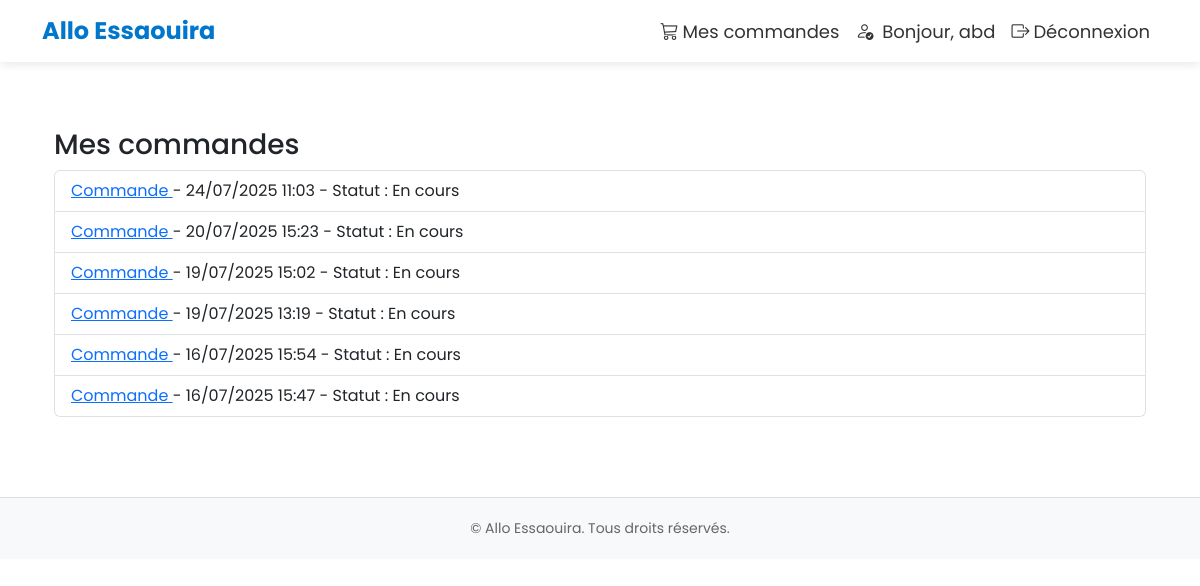
/orders/mes_commandes/ (signed in), run on the app's committed database.
### orders/models.py (models this page shows, shortened)
class Commande(models.Model):
    STATUT_CHOICES = [
        ('en_attente', 'En attente'),
        ('en_cours', 'En cours de livraison'),
        ('livree', 'Livrée'),
    ]
    client = models.ForeignKey(SignUpClient, on_delete=models.CASCADE, null=True, blank=True)
    adresse_livraison = models.CharField(max_length=255, blank=True, null=True)
    date_commande = models.DateTimeField(auto_now_add=True)
    statut = models.CharField(max_length=50, choices=STATUT_CHOICES, default="en_attente")

### orders/views.py (the view)
# urls.py: path('mes_commandes/', views.mes_commandes, name='mes_commandes'),
@login_required
def mes_commandes(request):
    try:
        client = SignUpClient.objects.get(user=request.user)
    except SignUpClient.DoesNotExist:
        return redirect('LoginClient')
    commandes = Commande.objects.filter(client=client).order_by('-date_commande')
    return render(request, 'mes_commandes.html', {'commandes': commandes})

### orders/templates/mes_commandes.html
{% extends 'base.html' %}
{% block content %}
<div class="container mt-5">
  <h3>Mes commandes</h3>
  {% if commandes %}
    <ul class="list-group">
      {% for commande in commandes %}
        <li class="list-group-item">
          <a href="{% url 'commande_detail' commande.id %}">Commande </a>
          - {{ commande.date_commande|date:"d/m/Y H:i" }}
          - Statut : {{ commande.statut }}
        </li>
      {% endfor %}
    </ul>
  {% else %}
    <p>Aucune commande pour le moment.</p>
  {% endif %}
</div>
{% endblock %}

### templates/base.html (shortened to what this page needs)
<!DOCTYPE html>
<html lang="fr">
<head>
  <link href="https://cdn.jsdelivr.net/npm/bootstrap@5.3.3/dist/css/bootstrap.min.css" rel="stylesheet">
  <link href="https://cdn.jsdelivr.net/npm/bootstrap-icons@1.10.5/font/bootstrap-icons.css" rel="stylesheet">
</head>
<body>
<nav class="navbar navbar-expand-lg fixed-top">
  <div class="container">
    <a class="navbar-brand" href="/">Allo Essaouira</a>
    <div class="collapse navbar-collapse" id="navbarNav">
      <ul class="navbar-nav ms-auto">
        {% if request.session.client_id or request.session.restaurant_id or request.session.livreur_id %}
          {% if request.session.client_id %}
          <li class="nav-item">
            <a class="nav-link" href="{% url 'mes_commandes' %}">
        <i class="bi bi-cart3 me-1"></i>Mes commandes
            </a>
            </li>
          {% endif %}
          <li class="nav-item">
            <span class="nav-link text-success">
              <i class="bi bi-person-check me-1"></i>
              Bonjour,
              {% if request.session.client_name %}
                {{ request.session.client_name }}
              {% elif request.session.restaurant_name %}
                {{ request.session.restaurant_name }}
              {% elif request.session.livreur_name %}
                {{ request.session.livreur_name }}
              {% else %}
                utilisateur
              {% endif %}
            </span>
          </li>
          <li class="nav-item">
            <a class="nav-link text-danger" href="{% url 'logout' %}">
              <i class="bi bi-box-arrow-right me-1"></i>Déconnexion
            </a>
          </li>
        {% else %}
          <li class="nav-item">
            <a class="nav-link text-primary" href="{% url 'connexion' %}">
              <i class="bi bi-box-arrow-in-right me-1"></i>Connexion
            </a>
          </li>
        {% endif %}
      </ul>
    </div>
  </div>
</nav>
<div class="container mt-4">
  {% block content %}
  {% endblock %}
</div>
<footer>
  <div class="container">
    &copy; Allo Essaouira. Tous droits réservés.
  </div>
</footer>
</body>
</html>

### templates/base.html (style rules this page uses)
body { font-family: 'Poppins', sans-serif; padding-top: 80px; }
.navbar { background-color: #ffffff; box-shadow: 0 2px 10px rgba(0,0,0,0.1); }
.navbar-brand { color: #0077cc; font-weight: bold; font-size: 24px; }
.nav-link { font-size: 18px; color: #333 !important; }
footer { margin-top: 80px; padding: 20px 0; background-color: #f8f9fa; text-align: center; font-size: 14px; color: #666; border-top: 1px solid #ddd; }

### data on the page
Commande: date_commande "24/07/2025 11:03", statut "En cours"
Commande: date_commande "20/07/2025 15:23", statut "En cours"
Commande: date_commande "19/07/2025 15:02", statut "En cours"
Commande: date_commande "19/07/2025 13:19", statut "En cours"
Commande: date_commande "16/07/2025 15:54", statut "En cours"
Commande: date_commande "16/07/2025 15:47", statut "En cours"

### other printed values
{{ request.session.client_name }} "abd"
